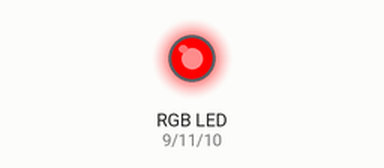
The sketch below on a simulated Arduino Uno, built with avr-gcc and run on an emulated ATmega328P. Shown: an RGB LED mixed from three pins (HIGH = lit).

Above: at 0.2 s.
At 0.7 s:
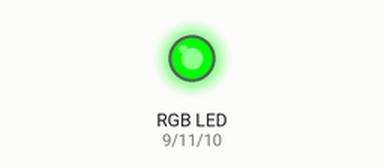
At 2.7 s:
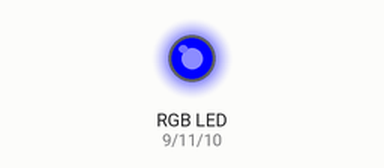
Timing chart, 0 to 3.5 s (numbered marks = the images above):
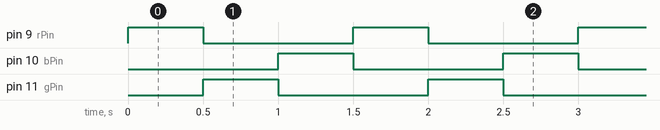

Measured:
- by itself, pin 9 (rPin), pin 10 (bPin), pin 11 (gPin): alternates HIGH for 0.50 s and LOW for 1.0 s
- by itself, everything shown: repeats every 1.5 s, in 3 steps

The sketch:

amazing_gogo0.ino
```cpp
const byte gPin = 11; // digital output pin for the green component of the RGB LED
const byte bPin = 10; // digital output pin for the blue component of the RGB LED
const byte rPin = 9; // digital output pin for the red component of the RGB LED

void setup() {
  pinMode(rPin, OUTPUT); // set the red LED pin as output
  pinMode(gPin, OUTPUT); // set the green LED pin as output
  pinMode(bPin, OUTPUT); // set the blue LED pin as output
}

void loop() {
  digitalWrite(bPin, LOW); // turn off the blue LED
  digitalWrite(rPin, HIGH); // turn on the red LED
  delay(500); // wait for half a second

  digitalWrite(rPin, LOW); // turn off the red LED
  digitalWrite(gPin, HIGH); // turn on the green LED
  delay(500); // wait for half a second

  digitalWrite(gPin, LOW); // turn off the green LED
  digitalWrite(bPin, HIGH); // turn on the blue LED
  delay(500); // wait for half a second
}
```
